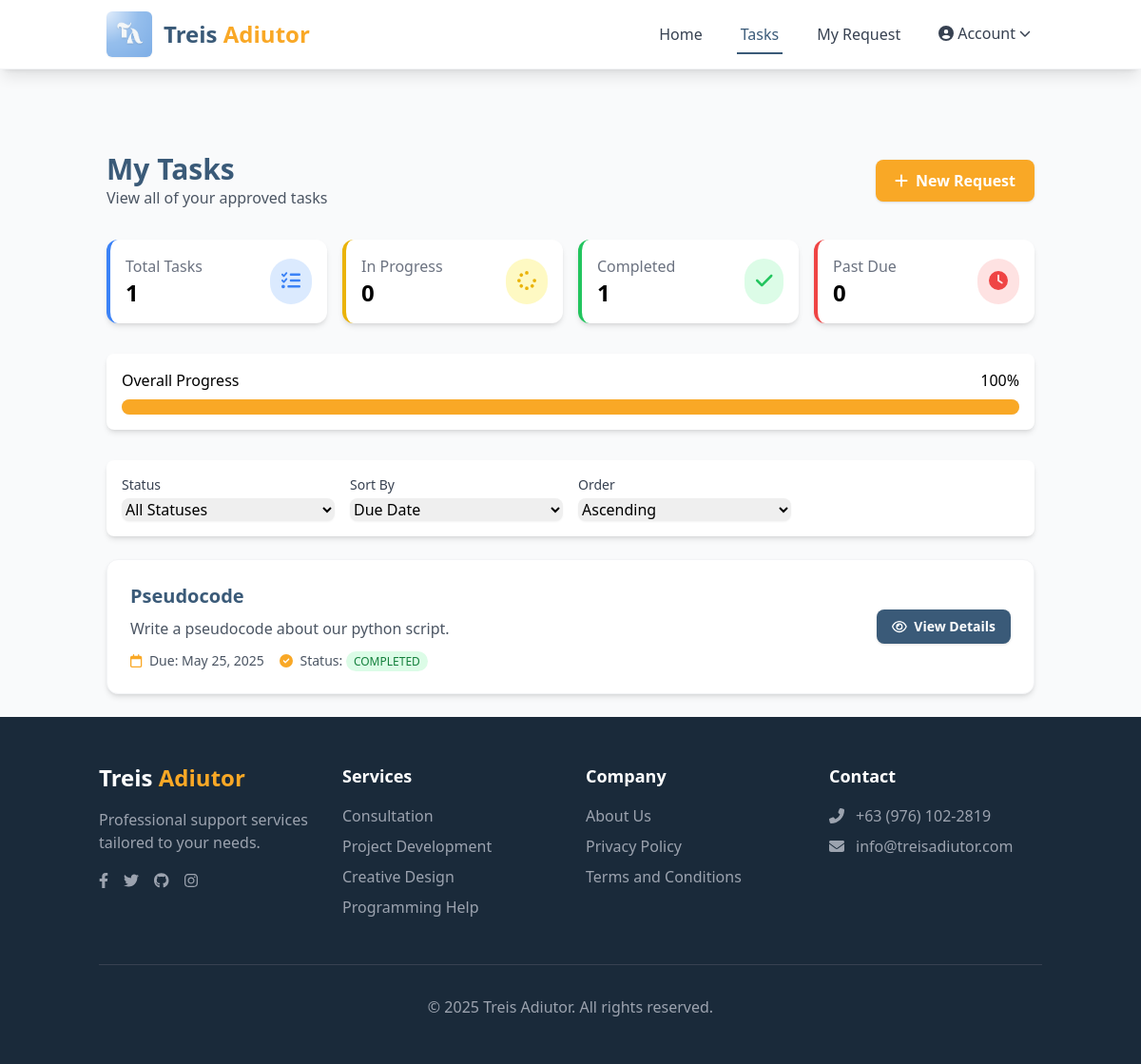
Screenshot of /client/tasks.php (signed in) with the database file from the repository.
### tables this page shows
CREATE TABLE `tasks` (
  `taskID` int(11) NOT NULL,
  `title` varchar(255) DEFAULT NULL,
  `description` text DEFAULT NULL,
  `assignedBy` int(11) DEFAULT NULL,
  `assignedTo` int(11) DEFAULT NULL,
  `dueDate` date DEFAULT NULL,
  `status` enum('pending','in progress','completed') DEFAULT 'pending',
  `priority` enum('low','medium','high') DEFAULT 'medium',
  `dateAssigned` timestamp NOT NULL DEFAULT current_timestamp(),
  `taskType` varchar(50) DEFAULT NULL,
  `formID` int(11) DEFAULT NULL,
  `createdAt` datetime DEFAULT current_timestamp(),
  `updatedAt` datetime DEFAULT current_timestamp()
);

### client/tasks.php (the view, shortened to what this page needs)
<?php
include '../includes/db.php';
$user = $_SESSION['user'];
$clientID = $user['userID'];
$statusFilter = isset($_GET['status']) ? $_GET['status'] : 'all';
$sortBy = isset($_GET['sort']) ? $_GET['sort'] : 'dueDate';
$sortOrder = isset($_GET['order']) ? $_GET['order'] : 'ASC';
$formResult = $conn->query("SELECT formID FROM forms WHERE userID = $clientID");
$formIDs = [];
if ($formResult && $formResult->num_rows > 0) {
    while ($row = $formResult->fetch_assoc()) {
        $formIDs[] = $row['formID'];
    }
}
if (!empty($formIDs)) {
    $idsString = implode(',', $formIDs);
    $query = "SELECT * FROM tasks WHERE formID IN ($idsString)";
    $sortBy = $conn->real_escape_string($sortBy);
    $sortOrder = $conn->real_escape_string($sortOrder);
    $query .= " ORDER BY $sortBy $sortOrder";
    $tasks = $conn->query($query);
} else {
    $tasks = false;
}
$completedTasks = $conn->query("SELECT COUNT(*) AS completed FROM tasks WHERE formID in (SELECT formID from forms WHERE userID = $clientID) AND status = 'completed'")->fetch_assoc()['completed'];
$inProgressTasks = $conn->query("SELECT COUNT(*) AS inprogress FROM tasks WHERE formID in (SELECT formID from forms WHERE userID = $clientID) AND status = 'in progress'")->fetch_assoc()['inprogress'];
$pendingTasks = $conn->query("SELECT COUNT(*) AS pending FROM tasks WHERE formID in (SELECT formID from forms WHERE userID = $clientID) AND status = 'pending'")->fetch_assoc()['pending'];
$totalTasks = $completedTasks + $inProgressTasks + $pendingTasks;
$progress = $totalTasks > 0 ? round(($completedTasks / $totalTasks) * 100) : 0;
$today = date('Y-m-d');
$pastDueTasks = $conn->query("SELECT COUNT(*) AS pastdue FROM tasks
                             WHERE assignedTo = $clientID
                             AND status != 'completed'
                             AND dueDate < '$today'")->fetch_assoc()['pastdue'];
?>
<!DOCTYPE html>
<html lang="en">
<head>
    <script src="https://cdn.tailwindcss.com"></script>
</head>
<body class="bg-gray-50 min-h-screen flex flex-col">
    <?php include 'components/navbar.php'; ?>
    <section class="container mt-12 mx-auto p-6 pt-24">
        <div class="mb-8 mt-4 flex justify-between items-center">
            <div>
                <h1 class="text-3xl font-bold text-primary">My Tasks</h1>
                <p class="text-gray-600">View all of your approved tasks</p>
            </div>
            <a href="../get-started.php" class="inline-flex items-center gap-2 bg-accent text-white px-5 py-2.5 rounded-lg shadow hover:bg-accent-dark transition-colors font-semibold">
                <i class="fa-solid fa-plus"></i> New Request
            </a>
        </div>
        <div class="grid grid-cols-1 md:grid-cols-4 gap-4 mb-8">
            <div class="bg-white rounded-xl shadow-md p-4 border-l-4 border-blue-500">
                <div class="flex justify-between items-center">
                    <div>
                        <p class="text-gray-500">Total Tasks</p>
                        <h3 class="text-2xl font-bold"><?php echo $totalTasks; ?></h3>
                    </div>
                    <div class="bg-blue-100 p-3 rounded-full">
                        <i class="fa-solid fa-list-check text-blue-500 text-xl"></i>
                    </div>
                </div>
            </div>
            <div class="bg-white rounded-xl shadow-md p-4 border-l-4 border-yellow-500">
                <div class="flex justify-between items-center">
                    <div>
                        <p class="text-gray-500">In Progress</p>
                        <h3 class="text-2xl font-bold"><?php echo $inProgressTasks; ?></h3>
                    </div>
                    <div class="bg-yellow-100 p-3 rounded-full">
                        <i class="fa-solid fa-spinner text-yellow-500 text-xl"></i>
                    </div>
                </div>
            </div>
            <div class="bg-white rounded-xl shadow-md p-4 border-l-4 border-green-500">
                <div class="flex justify-between items-center">
                    <div>
                        <p class="text-gray-500">Completed</p>
                        <h3 class="text-2xl font-bold"><?php echo $completedTasks; ?></h3>
                    </div>
                    <div class="bg-green-100 p-3 rounded-full">
                        <i class="fa-solid fa-check text-green-500 text-xl"></i>
                    </div>
                </div>
            </div>
            <div class="bg-white rounded-xl shadow-md p-4 border-l-4 border-red-500">
                <div class="flex justify-between items-center">
                    <div>
                        <p class="text-gray-500">Past Due</p>
                        <h3 class="text-2xl font-bold"><?php echo $pastDueTasks; ?></h3>
                    </div>
                    <div class="bg-red-100 p-3 rounded-full">
                        <i class="fa-solid fa-clock text-red-500 text-xl"></i>
                    </div>
                </div>
            </div>
        </div>
        <div class="mb-8 bg-white p-4 rounded-lg shadow-md">
            <div class="flex justify-between mb-2">
                <span class="font-medium">Overall Progress</span>
                <span class="font-medium"><?php echo $progress; ?>%</span>
            </div>
            <div class="w-full bg-gray-200 rounded-full h-4">
                <div class="bg-accent h-4 rounded-full" style="width: <?php echo $progress; ?>%;"></div>
            </div>
        </div>
        <div class="mb-6 bg-white p-4 rounded-lg shadow-md">
            <form method="GET" class="grid grid-cols-1 md:grid-cols-4 gap-4">
                <div>
                    <label for="status" class="block text-sm font-medium text-gray-700 mb-1">Status</label>
                    <select name="status" id="status" class="w-full rounded-lg border-gray-300 shadow-sm focus:border-primary focus:ring-primary" onchange="this.form.submit()">
                        <option value="all" <?php echo $statusFilter === 'all' ? 'selected' : ''; ?>>All Statuses</option>
                    </select>
                </div>
                <div>
                    <label for="sort" class="block text-sm font-medium text-gray-700 mb-1">Sort By</label>
                    <select name="sort" id="sort" class="w-full rounded-lg border-gray-300 shadow-sm focus:border-primary focus:ring-primary" onchange="this.form.submit()">
                        <option value="dueDate" <?php echo $sortBy === 'dueDate' ? 'selected' : ''; ?>>Due Date</option>
                    </select>
                </div>
                <div>
                    <label for="order" class="block text-sm font-medium text-gray-700 mb-1">Order</label>
                    <select name="order" id="order" class="w-full rounded-lg border-gray-300 shadow-sm focus:border-primary focus:ring-primary" onchange="this.form.submit()">
                        <option value="ASC" <?php echo $sortOrder === 'ASC' ? 'selected' : ''; ?>>Ascending</option>
                    </select>
                </div>
            </form>
        </div>
        <?php if ($tasks && $tasks->num_rows > 0): ?>
            <div class="grid gap-4">
                <?php while ($task = $tasks->fetch_assoc()):
                    $statusColors = [
                        'completed' => 'bg-green-100 text-green-700',
                        'in progress' => 'bg-yellow-100 text-yellow-700',
                        'pending' => 'bg-gray-100 text-gray-700',
                    ];
                    $statusColor = $statusColors[$task['status']] ?? 'bg-gray-100 text-gray-700';
                ?>
                <div class="bg-white rounded-xl shadow-md p-6 hover:shadow-lg transition-shadow border border-gray-100">
                    <div class="flex flex-col md:flex-row md:items-center justify-between gap-4">
                        <div class="flex-1">
                            <div class="flex items-center gap-2 mb-2">
                                <span class="text-xl font-semibold text-primary"><?php echo htmlspecialchars($task['title']); ?></span>
                            </div>
                            <p class="text-gray-600 mb-3"><?php echo htmlspecialchars($task['description']); ?></p>
                            <div class="flex flex-wrap gap-4 text-sm text-gray-600">
                                <div>
                                    <i class="fa-regular fa-calendar mr-1 text-accent"></i>
                                    <span class="font-medium">Due:</span>
                                    <?php echo htmlspecialchars(date('M d, Y', strtotime($task['dueDate']))); ?>
                                </div>
                                <div>
                                    <i class="fa-solid fa-circle-check mr-1 text-accent"></i>
                                    <span class="font-medium">Status:</span>
                                    <span class="px-2 py-0.5 rounded-full text-xs font-medium <?php echo $statusColor; ?>">
                                        <?php echo strtoupper(htmlspecialchars($task['status'])); ?>
                                    </span>
                                </div>
                            </div>
                        </div>
                        <div class="flex-shrink-0">
                            <a href="view-task.php?id=<?php echo $task['taskID']; ?>"
                               class="inline-flex items-center gap-2 bg-primary text-white px-4 py-2 rounded-lg shadow hover:bg-primary/90 transition-colors font-semibold text-sm">
                                <i class="fa-regular fa-eye"></i> View Details
                            </a>
                        </div>
                    </div>
                </div>
                <?php endwhile; ?>
            </div>
        <?php endif; ?>
    </section>
    <?php include '../components/footer.php'; ?>
</body>
</html>

### rows the page displays
tasks: title "Pseudocode", description "Write a pseudocode about our python script.", dueDate "May 25, 2025", status "COMPLETED"

### other values shown
$totalTasks "1"
$inProgressTasks "0"
$completedTasks "1"
$pastDueTasks "0"
$progress "100"
